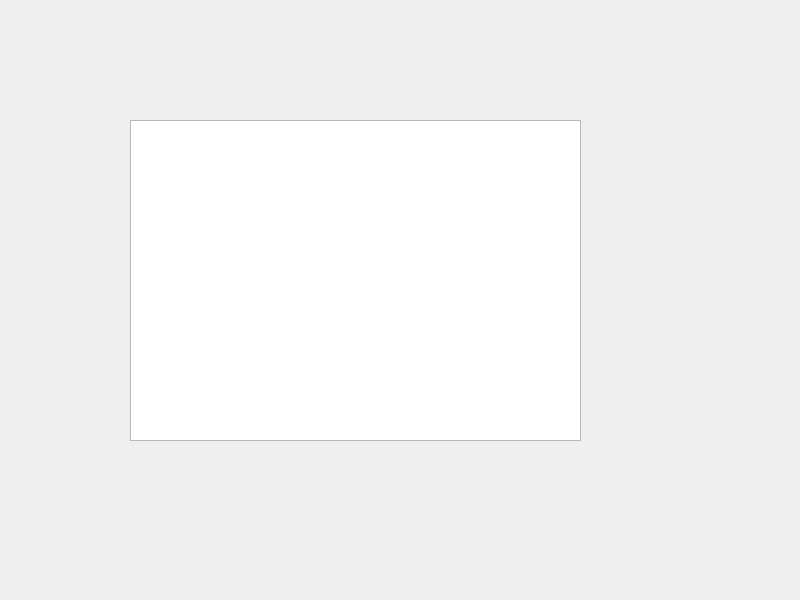
<?xml version="1.0" encoding="UTF-8"?>
<ui version="4.0">
 <class>Widget</class>
 <widget class="QWidget" name="Widget">
  <property name="geometry">
   <rect>
    <x>0</x>
    <y>0</y>
    <width>800</width>
    <height>600</height>
   </rect>
  </property>
  <property name="windowTitle">
   <string>Widget</string>
  </property>
  <widget class="QTableWidget" name="tableWidget">
   <property name="geometry">
    <rect>
     <x>130</x>
     <y>120</y>
     <width>451</width>
     <height>321</height>
    </rect>
   </property>
  </widget>
 </widget>
 <resources/>
 <connections/>
</ui>
